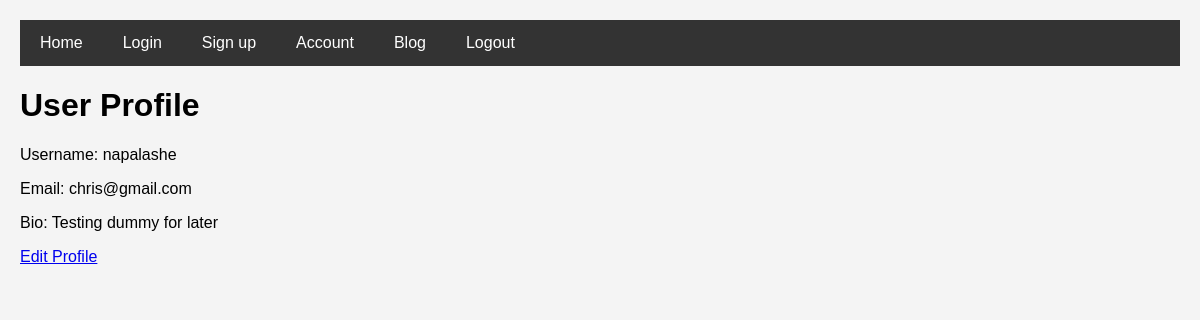
The page /user/account/ (signed in) on the database as committed earlier.
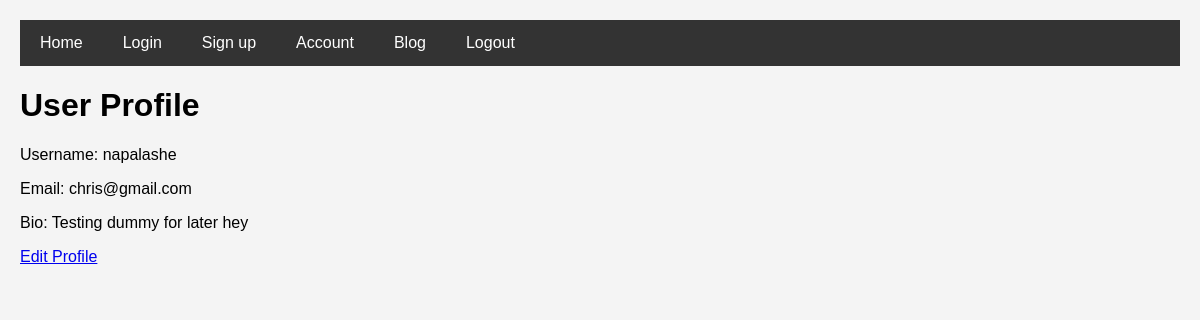
The same page on the database as committed later.
### userauths/models.py (models this page shows, shortened)
class User(AbstractUser):
    email = models.EmailField(unique = True)
    username = models.CharField(max_length=100)
    bio = models.CharField(max_length=100)
    USERNAME_FIELD = 'email'
    REQUIRED_FIELDS = ['username']

### userauths/views.py (the view)
# urls.py: path('account/', views.account_view, name = 'account'),
@login_required
def account_view(request):
    return render(request, 'userauths/account.html', {'user': request.user})

### templates/userauths/account.html
{% extends "partials/base.html" %} {% block content %}
<h1>User Profile</h1>
<div>
  <p>Username: {{ user.username }}</p>
  <p>Email: {{ user.email }}</p>
  <p>Bio: {{ user.bio }}</p>
</div>
<a href="{% url 'userauths:edit-profile' %}">Edit Profile</a>
{% endblock content %}

Rows that differ between the two databases and show on the page:
changed User "napalashe": bio "Testing dummy for later" → "Testing dummy for later hey"
